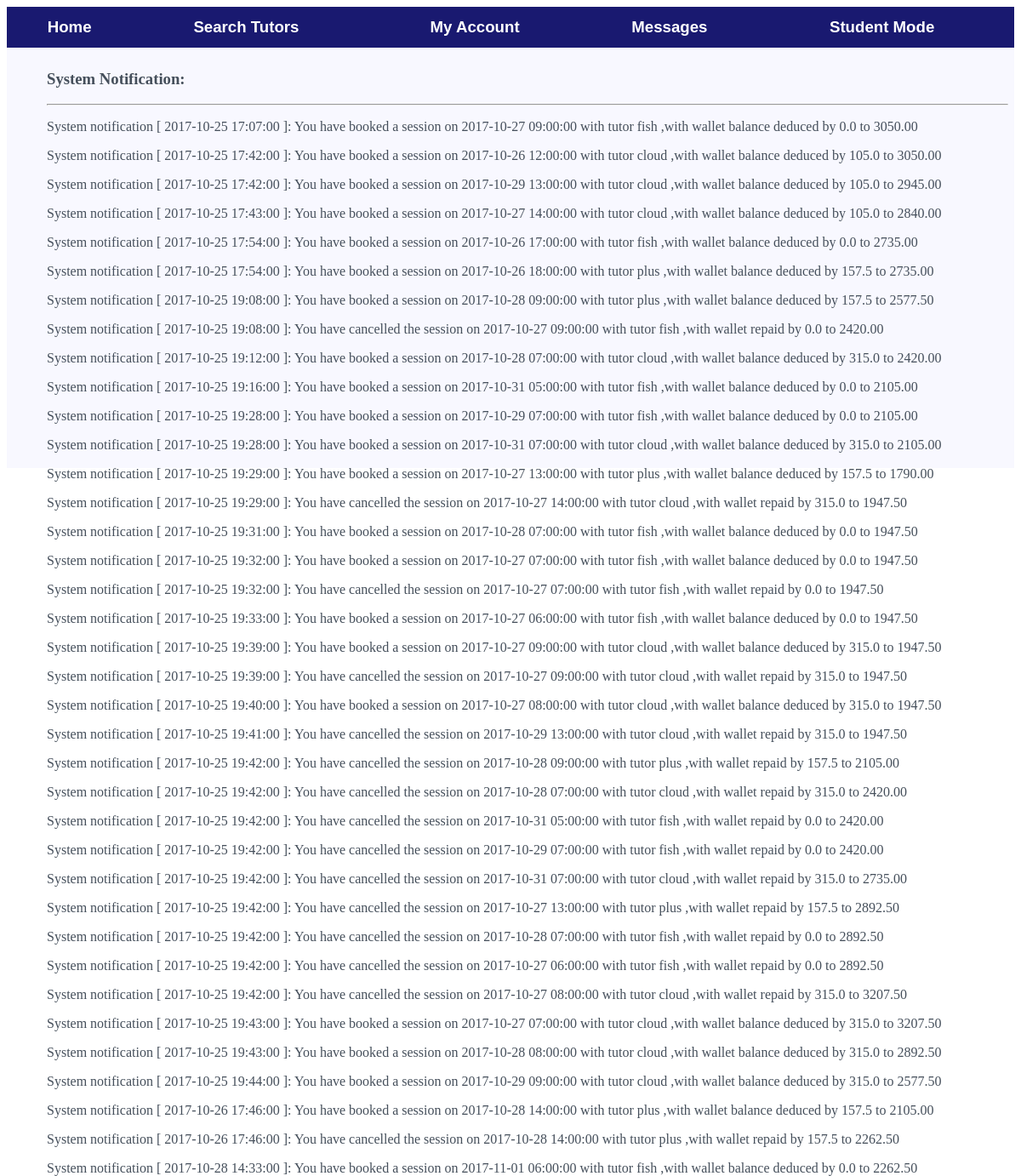
The page /Tutorial/2/message/ (signed in) on the database as committed earlier.
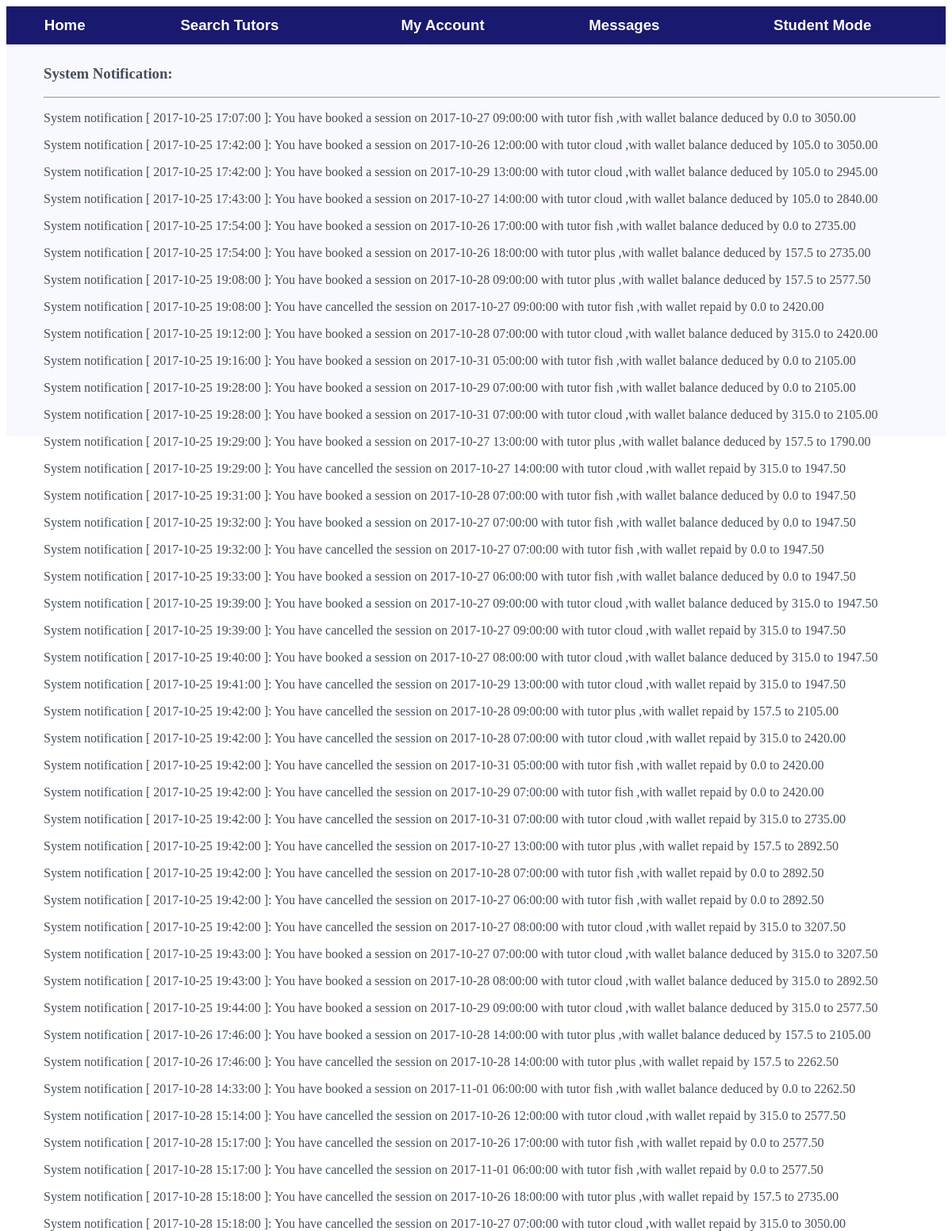
The same page on the database as committed later.
### Tutorial/models.py (models this page shows, shortened)
class Notification(models.Model):
    content = models.CharField(max_length=500)
    myuser = models.ForeignKey(MyUser, on_delete=models.CASCADE,null=True)

### Tutorial/views.py (the view)
# urls.py: url(r'^(?P<myuser_id>[0-9]+)/message/$', views.message, name='message'),
def message(request, myuser_id):
    if not request.user.is_authenticated(): #visitor or client
        return render(request, 'home.html')
    myuser = MyUser.objects.get(user=request.user) #myuser = get_object_or_404(MyUser, pk=myuser_id)
    messages = Notification.objects.filter(myuser=myuser)
    return render(request, 'message/message.html', {'user': myuser, 'messages': messages})

### Tutorial/templates/message/message.html (shortened to what this page needs)
{% extends "myaccount/myaccount.html" %}
{% block content%}
		<div id="Message" style="background-color : #F8F8FF; padding : 7px; height : 60%;">
			<ul style="  color : #454f5b; text-decoration: none;">
				<h3>System Notification: {{user.name}}</h3>
				<hr>
                {%for msg in messages%}
					<p>{{msg.content}}</p>
				{%endfor%}
			</ul>
		</div>
{% endblock %}

### Tutorial/templates/myaccount/myaccount.html (shortened to what this page needs)
{% extends "Menu.html" %}

### Tutorial/templates/Menu.html (shortened to what this page needs)
<!DOCTYPE html>
<html style="height : 100%;">
	<head>
	</head>
	<body style="height : 100%;">
		<div id="header" class="header" style=" background-color: #191970;  margin : auto; font-size : 14pt; padding: 10px; text-align : center; font-family : Futura, Arial;">
			<table style="width : 100%;">
				{% if request.user.is_authenticated %}
				<tr>
					<th><a id="Home" href="" style="color : white; text-decoration:none;">Home</a></th>
					<th><a id="SearchTutors" href="{% url 'Tutorial:index' user.id %}" style="color : white; text-decoration:none;">Search Tutors</a></th>
					<th><a id="MyAccount" href="{% url 'Tutorial:mybooking' user.id %}" style="color : white; text-decoration:none;">My Account</a></th>
					<th><a id="Messages" href="{% url 'Tutorial:message' user.id %}" style="color : white; text-decoration:none;">Messages</a></th>
					<th><a id="Mode" href="" style="color : white; text-decoration:none;">Student Mode</a></th>
				</tr>
				{% endif %}
			</table>
        </div>
        {% block content %}{% endblock %}
	</body>
</html>

Rows that differ between the two databases and show on the page:
added Notification: content "System notification [ 2017-10-28 15:14:00 ]: You have cancelled the session on 2017-10-26 12:00:00 with tutor cloud ,with wallet repaid by 315.0 to 2577.50"
added Notification: content "System notification [ 2017-10-28 15:17:00 ]: You have cancelled the session on 2017-10-26 17:00:00 with tutor fish ,with wallet repaid by 0.0 to 2577.50"
added Notification: content "System notification [ 2017-10-28 15:17:00 ]: You have cancelled the session on 2017-11-01 06:00:00 with tutor fish ,with wallet repaid by 0.0 to 2577.50"
added Notification: content "System notification [ 2017-10-28 15:18:00 ]: You have cancelled the session on 2017-10-26 18:00:00 with tutor plus ,with wallet repaid by 157.5 to 2735.00"
added Notification: content "System notification [ 2017-10-28 15:18:00 ]: You have cancelled the session on 2017-10-27 07:00:00 with tutor cloud ,with wallet repaid by 315.0 to 3050.00"
